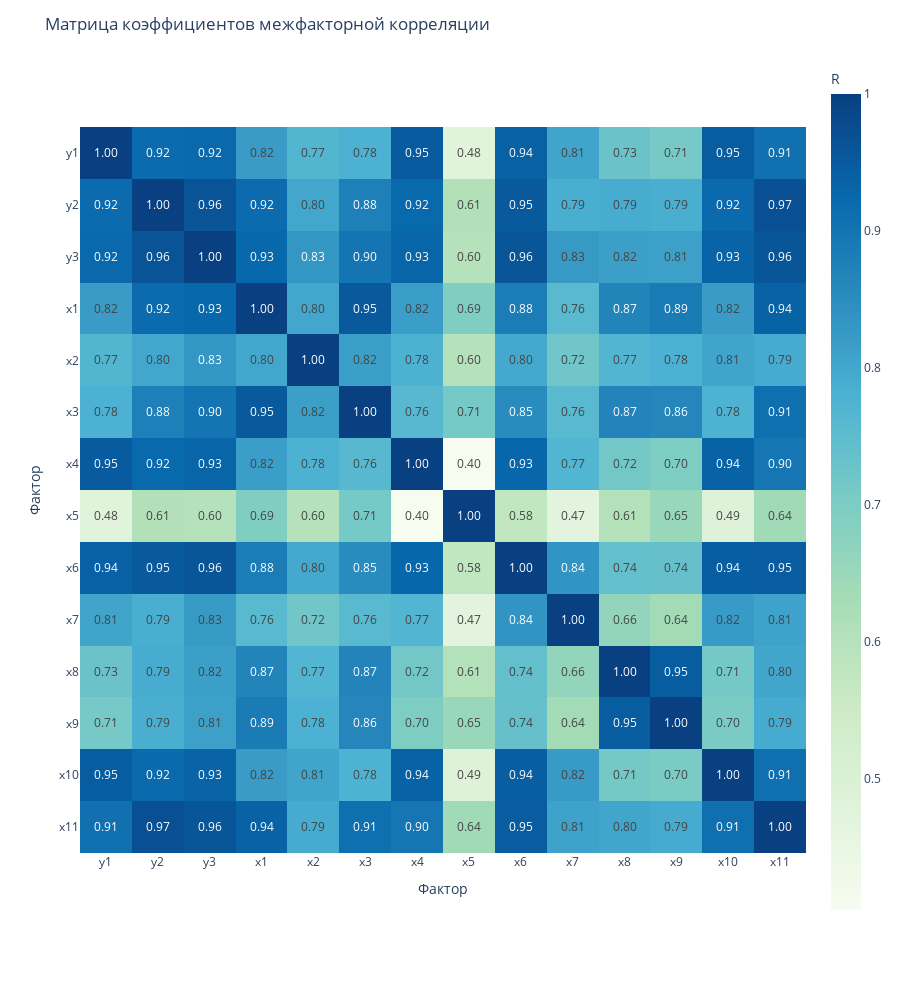

Write notebook code for a chart like this one.
### Markdown cell above
# Матрица коэффициентов межфакторной корреляции

### Code cell
fig = px.imshow(data.corr(), text_auto='.2f', color_continuous_scale="gnbu", labels={'color': 'R', 'x': 'Фактор', 'y': 'Фактор'})
fig.update_layout(height=1000, title_text="Матрица коэффициентов межфакторной корреляции")
fig.show()

### Figure 1 — Plotly figure (JSON) as saved in the notebook; plotly's stock layout.template omitted (floating-point values rounded to 4 significant figures; data arrays with more than 128 entries replaced by an {"elided": "..."} marker saying what was removed)
{"data": [{"coloraxis": "coloraxis", "hovertemplate": "Фактор: %{x}<br>Фактор: %{y}<br>R: %{z}<extra></extra>", "name": "0", "texttemplate": "%{z:.2f}", "type": "heatmap", "x": ["y1", "y2", "y3", "x1", "x2", "x3", "x4", "x5", "x6", "x7", "x8", "x9", "x10", "x11"], "xaxis": "x", "y": ["y1", "y2", "y3", "x1", "x2", "x3", "x4", "x5", "x6", "x7", "x8", "x9", "x10", "x11"], "yaxis": "y", "z": {"elided": "14x14 float values"}}], "layout": {"coloraxis": {"colorbar": {"title": {"text": "R"}}, "colorscale": [[0, "rgb(247,252,240)"], [0.125, "rgb(224,243,219)"], [0.25, "rgb(204,235,197)"], [0.375, "rgb(168,221,181)"], [0.5, "rgb(123,204,196)"], [0.625, "rgb(78,179,211)"], [0.75, "rgb(43,140,190)"], [0.875, "rgb(8,104,172)"], [1, "rgb(8,64,129)"]]}, "height": 1000, "margin": {"t": 60}, "title": {"text": "Матрица коэффициентов межфакторной корреляции"}, "xaxis": {"anchor": "y", "constrain": "domain", "domain": [0, 1], "scaleanchor": "y", "title": {"text": "Фактор"}}, "yaxis": {"anchor": "x", "autorange": "reversed", "constrain": "domain", "domain": [0, 1], "title": {"text": "Фактор"}}}}
